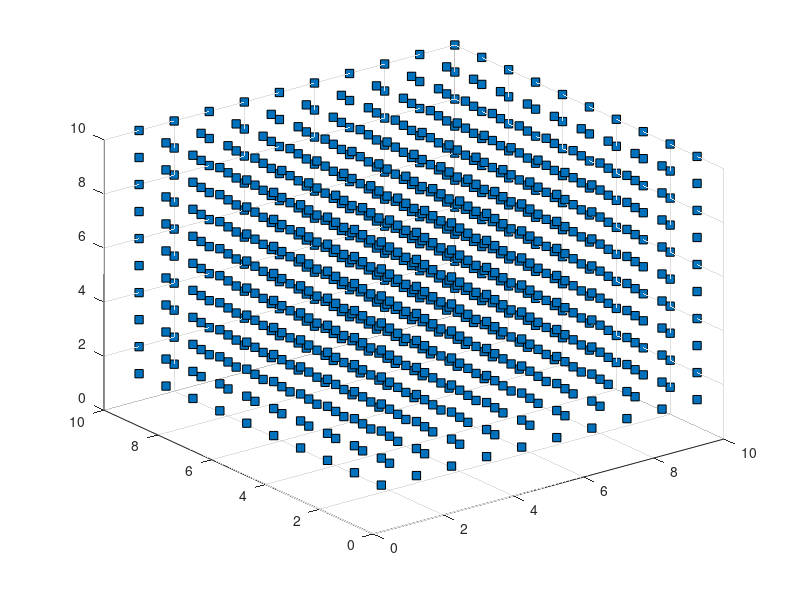

Reproduce this figure in MATLAB. (Note: this script raises an error after producing the figure.)


[xx,yy,zz]=ndgrid(1:10, 1:10, 1:10);

F = xx.^2 + yy.^2 + zz.^2;
figure(1); clf
h = scatter3(xx(:),yy(:),zz(:), 's', 'MarkerEdgeColor','k', 'MarkerFaceColor', 'flat' );
h.CData=F(:);
h.SizeData = 2e3;

trisurf(xx(:), yy(:), zz(:), F(:))

%%
figure(1); clf
k = boundary(xx(:), yy(:), zz(:));
h = trisurf(k, xx(:), yy(:), zz(:), F(:));